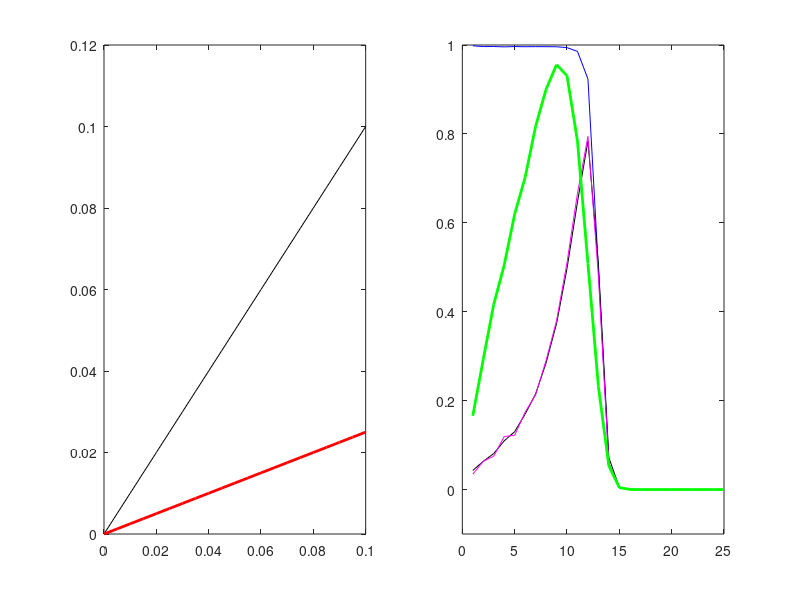

The MATLAB script that drew this image:
%2 dimension 4 variables (Fig1e)
%EGF (E), Notch signal (N), Delta (D), AS-C (A)
%Liniar cis-inhibition (original)
dn=0.25;dc=0.25;%dn: d_t, dc: d_c in the manuscript
kd=1;ae=1;ad=1;
ea=100;de=1;ke=1;kn=1;Sigma=0;
dx = 2;dx2=dx * dx;dt=0.01;Tmax = 2000;
Xmax=25;Xsteps=1:Xmax;
Emax=0.1; Nmax=0.05;Dmax=0.1;
colorlimit_u=[0 1]; colorlimit_e=[0 Emax]; colorlimit_n=[0 Nmax];colorlimit_d=[0 Dmax];

E= zeros(Xmax,Xmax,Tmax);
N= zeros(Xmax,Xmax,Tmax);
D= zeros(Xmax,Xmax,Tmax);
A= zeros(Xmax,Xmax,Tmax);
Temp= zeros(Xmax,Xmax,Tmax);
  
A(:,1,1)=0.90*ones(Xmax,1,1);
A(:,2,1)=0.31*ones(Xmax,1,1);
A(:,3,1)=0.02*ones(Xmax,1,1);
E(:,1,1)=0.054*ones(Xmax,1,1);
E(:,2,1)=0.021*ones(Xmax,1,1);
E(:,3,1)=0.0016*ones(Xmax,1,1); 
D(:,1,1)=0.062*ones(Xmax,1,1);
D(:,2,1)=0.021*ones(Xmax,1,1);
D(:,3,1)=0.0013*ones(Xmax,1,1);

for T=1: Tmax-1
    if A(13,13,T)>0.5
        break
    end  
    Etemp=E(:,:,T);
    Eright(:,Xmax)=Etemp(:,Xmax);Eright(:,1:Xmax-1)=Etemp(:,2:Xmax);
    Eleft(:,1)=Etemp(:,1);Eleft(:,2:Xmax)=Etemp(:,1:Xmax-1);
    Etop(Xmax,:)=Etemp(Xmax,:);Etop(1:Xmax-1,:)=Etemp(2:Xmax,:);
    Ebottom(1,:)=Etemp(1,:);Ebottom(2:Xmax,:)=Etemp(1:Xmax-1,:);
    DeltaE=(Eright+Eleft+Etop+Ebottom-4*Etemp)/dx2;

    E(:,:,T+1)= E(:,:,T) + dt*( ae.*A(:,:,T).*(1-A(:,:,T)) - ke.*E(:,:,T) +de.*DeltaE);

    D(:,:,T+1)= D(:,:,T) + dt*( ad.*A(:,:,T).*(1-A(:,:,T)) - kd.*D(:,:,T) );     

    for X=2: Xmax-1
        for Y=2:Xmax-1
            N(Y,X,T+1)= N(Y,X,T) + dt*( dn*( D(Y,X+1,T)+D(Y,X-1,T)+D(Y+1,X,T)+D(Y-1,X,T)) -dc*D(Y,X,T) -kn*N(Y,X,T) );                     
        end
    end
    for X=2: Xmax-1        
        N(1,X,T+1)= N(1,X,T) + dt*( dn*( D(1,X+1,T)+D(1,X-1,T)+D(2,X,T)) -dc*D(1,X,T) -kn*N(1,X,T) );  
        N(Xmax,X,T+1)= N(Xmax,X,T) + dt*( dn*( D(Xmax,X+1,T)+D(Xmax,X-1,T)+D(Xmax-1,X,T)) -dc*D(Xmax,X,T) -kn*N(Xmax,X,T)  );         
    end
    for Y=2: Xmax-1        
        N(Y,1,T+1)= N(Y,1,T) + dt*( dn*( D(Y+1,1,T)+D(Y-1,1,T)+D(Y,2,T)) -dc*D(Y,1,T) -kn*N(Y,1,T));  
        N(Y,Xmax,T+1)= N(Y,Xmax,T) + dt*( dn*( D(Y+1,Xmax,T)+D(Y-1,Xmax,T)+D(Y,Xmax-1,T)) -dc*D(Y,Xmax,T) -kn*N(Y,Xmax,T) );         
    end       
    N(1,1,T+1)= N(1,1,T) + dt*( dn*( D(1,2,T)+D(1,1,T)) -dc*D(1,1,T) -kn*N(1,1,T));  
    N(Xmax,1,T+1)= N(Xmax,1,T) + dt*( dn*( D(Xmax,2,T)+D(Xmax-1,1,T)) -dc*D(Xmax,1,T) -kn*N(Xmax,1,T) );         
    N(1,Xmax,T+1)= N(1,Xmax,T) + dt*( dn*( D(2,Xmax,T)+D(1,Xmax-1,T)) -dc*D(1,Xmax,T) -kn*N(1,Xmax,T) );
    N(Xmax,Xmax,T+1)= N(Xmax,Xmax,T) + dt*( dn*( D(Xmax,Xmax-1,T)+D(Xmax-1,Xmax,T)) -dc*D(Xmax,Xmax,T) -kn*N(Xmax,Xmax,T) ); 

    Temp(:,:,T)=(E(:,:,T) > N(:,:,T)).*(E(:,:,T)-N(:,:,T)-Sigma);
    A(:,:,T+1)=A(:,:,T)+dt*ea.*Temp(:,:,T).*(1-A(:,:,T));
end

Tmax=T;
% figure('Position',[2000 500 800 600]);colormap jet;
% subplot(2,2,1);imagesc(Xsteps, Xsteps, A(:,:,Tmax),colorlimit_u);set(gca,'YDir','normal');title('AS-C');colorbar;
% subplot(2,2,2);imagesc(Xsteps, Xsteps, E(:,:,Tmax),colorlimit_e);set(gca,'YDir','normal');title('EGF');colorbar;
% subplot(2,2,3);imagesc(Xsteps, Xsteps, N(:,:,Tmax),colorlimit_n);set(gca,'YDir','normal');title('Notch');colorbar;
% subplot(2,2,4);imagesc(Xsteps, Xsteps, D(:,:,Tmax),colorlimit_d);set(gca,'YDir','normal');title('Delta');colorbar;

figure('Position',[1800 800 800 400]);
Xmax=0.1;X=0:Xmax/20:Xmax;
trans=dn* 4 * X;
cis=dc*X;
subplot(1,2,1); 
plot(X,trans,'k',X,cis,'r','LineWidth',2);xlim([0 Xmax]);ylim([0 0.12]);
for T=1:2:Tmax
subplot(1,2,2); 
plot(Xsteps,A(13,:,T),'b',Xsteps, 10*E(13,:,T),'k',Xsteps,10*D(13,:,T),'m',Xsteps,30*N(13,:,T),'g','LineWidth',2);ylim([-0.1 1]);
pause(0.01);
end
